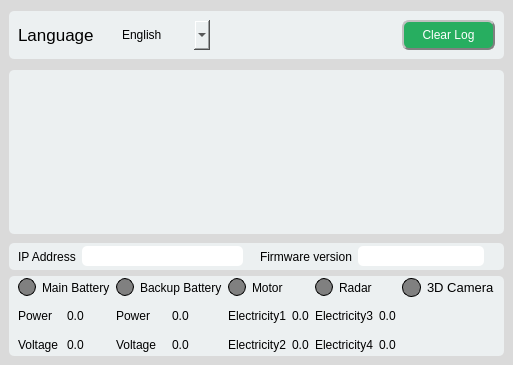
    <widget class="QWidget" name="widget_right" native="true">
     <property name="styleSheet">
      <string notr="true">background-color: rgb(218, 218, 218);
border-radius: 5px;</string>
     </property>
     <layout class="QVBoxLayout" name="verticalLayout_6" stretch="2,1">
      <property name="spacing">
       <number>9</number>
      </property>
      <property name="leftMargin">
       <number>9</number>
      </property>
      <property name="topMargin">
       <number>9</number>
      </property>
      <property name="rightMargin">
       <number>9</number>
      </property>
      <property name="bottomMargin">
       <number>9</number>
      </property>
      <item>
       <widget class="QWidget" name="widget_3" native="true">
        <layout class="QVBoxLayout" name="verticalLayout_8" stretch="0,8">
         <property name="spacing">
          <number>11</number>
         </property>
         <property name="leftMargin">
          <number>0</number>
         </property>
         <property name="topMargin">
          <number>2</number>
         </property>
         <property name="rightMargin">
          <number>0</number>
         </property>
         <property name="bottomMargin">
          <number>0</number>
         </property>
         <item>
          <widget class="QWidget" name="widget" native="true">
           <property name="styleSheet">
            <string notr="true">background-color: rgb(236, 240, 241);</string>
           </property>
           <layout class="QHBoxLayout" name="horizontalLayout_12" stretch="1,1,2,1">
            <item>
             <widget class="QLabel" name="label_language">
              <property name="font">
               <font>
                <family>Arial</family>
                <pointsize>13</pointsize>
                <weight>50</weight>
                <italic>false</italic>
                <bold>false</bold>
               </font>
              </property>
              <property name="styleSheet">
               <string notr="true">background-color: rgb(255, 255, 255，200);</string>
              </property>
              <property name="text">
               <string>Language</string>
              </property>
             </widget>
            </item>
            <item>
             <widget class="QComboBox" name="language_selection">
              <property name="sizePolicy">
               <sizepolicy hsizetype="Preferred" vsizetype="Preferred">
                <horstretch>0</horstretch>
                <verstretch>0</verstretch>
               </sizepolicy>
              </property>
              <property name="minimumSize">
               <size>
                <width>0</width>
                <height>25</height>
               </size>
              </property>
              <property name="styleSheet">
               <string notr="true">\\ color:black;
\\ border:1px solid black;
\\ border-radius: 5px;</string>
              </property>
              <item>
               <property name="text">
                <string>English</string>
               </property>
              </item>
              <item>
               <property name="text">
                <string>Chinese</string>
               </property>
              </item>
             </widget>
            </item>
            <item>
             <spacer name="horizontalSpacer_2">
              <property name="orientation">
               <enum>Qt::Horizontal</enum>
              </property>
              <property name="sizeHint" stdset="0">
               <size>
                <width>40</width>
                <height>20</height>
               </size>
              </property>
             </spacer>
            </item>
            <item>
             <widget class="QPushButton" name="log_clear">
              <property name="minimumSize">
               <size>
                <width>0</width>
                <height>30</height>
               </size>
              </property>
              <property name="styleSheet">
               <string notr="true">QPushButton {
	background-color: rgb(39, 174, 96);
	color: rgb(255, 255, 255);
	border-radius: 7px;
	border: 2px groove gray;
	border-style: outset;
	font: 75 9pt &quot;Arial&quot;;
}
QPushButton:disabled {
	background-color:gray;
	color: rgb(255, 255, 255);
	border-radius: 7px;
	border: 2px groove gray;
	border-style: outset;
	font: 75 9pt &quot;Arial&quot;;
}
</string>
              </property>
              <property name="text">
               <string>Clear Log</string>
              </property>
             </widget>
            </item>
           </layout>
          </widget>
         </item>
         <item>
          <widget class="QTextBrowser" name="loggerLabel">
           <property name="styleSheet">
            <string notr="true">background-color: rgb(236, 240, 241);
border-radius: 5px;</string>
           </property>
          </widget>
         </item>
        </layout>
       </widget>
      </item>
      <item>
       <widget class="QWidget" name="widget_4" native="true">
        <property name="styleSheet">
         <string notr="true"/>
        </property>
        <layout class="QVBoxLayout" name="verticalLayout_14" stretch="1,3">
         <property name="leftMargin">
          <number>0</number>
         </property>
         <property name="topMargin">
          <number>0</number>
         </property>
         <property name="rightMargin">
          <number>0</number>
         </property>
         <property name="bottomMargin">
          <number>0</number>
         </property>
         <item>
          <widget class="QWidget" name="widget_11" native="true">
           <property name="styleSheet">
            <string notr="true">background-color: rgb(236, 240, 241);
border-radius: 5px;</string>
           </property>
           <layout class="QHBoxLayout" name="horizontalLayout_20" stretch="2,2">
            <property name="leftMargin">
             <number>9</number>
            </property>
            <property name="topMargin">
             <number>0</number>
            </property>
            <property name="rightMargin">
             <number>9</number>
            </property>
            <property name="bottomMargin">
             <number>0</number>
            </property>
            <item>
             <layout class="QHBoxLayout" name="horizontalLayout_14">
              <property name="rightMargin">
               <number>11</number>
              </property>
              <item>
               <widget class="QLabel" name="address">
                <property name="styleSheet">
                 <string notr="true">font: 10pt &quot;Arial&quot;;</string>
                </property>
                <property name="text">
                 <string>IP Address</string>
                </property>
               </widget>
              </item>
              <item>
               <widget class="QLineEdit" name="ip_address_edit">
                <property name="enabled">
                 <bool>true</bool>
                </property>
                <property name="minimumSize">
                 <size>
                  <width>0</width>
                  <height>20</height>
                 </size>
                </property>
                <property name="styleSheet">
                 <string notr="true">background-color: rgb(255, 255, 255);</string>
                </property>
                <property name="text">
                 <string/>
                </property>
                <property name="readOnly">
                 <bool>true</bool>
                </property>
               </widget>
              </item>
             </layout>
            </item>
            <item>
             <layout class="QHBoxLayout" name="horizontalLayout_15">
              <property name="rightMargin">
               <number>11</number>
              </property>
              <item>
               <widget class="QLabel" name="label">
                <property name="styleSheet">
                 <string notr="true">font: 10pt &quot;Arial&quot;;</string>
                </property>
                <property name="text">
                 <string>Firmware version</string>
                </property>
               </widget>
              </item>
              <item>
               <widget class="QLineEdit" name="firmware_version_edit">
                <property name="enabled">
                 <bool>true</bool>
                </property>
                <property name="minimumSize">
                 <size>
                  <width>0</width>
                  <height>20</height>
                 </size>
                </property>
                <property name="styleSheet">
                 <string notr="true">background-color: rgb(255, 255, 255);</string>
                </property>
                <property name="text">
                 <string/>
                </property>
                <property name="readOnly">
                 <bool>true</bool>
                </property>
               </widget>
              </item>
             </layout>
            </item>
           </layout>
          </widget>
         </item>
         <item>
          <widget class="QWidget" name="widget_18" native="true">
           <property name="styleSheet">
            <string notr="true">background-color: rgb(236, 240, 241);
border-radius: 5px;</string>
           </property>
           <layout class="QGridLayout" name="gridLayout_2">
            <property name="leftMargin">
             <number>9</number>
            </property>
            <property name="topMargin">
             <number>0</number>
            </property>
            <property name="rightMargin">
             <number>9</number>
            </property>
            <property name="bottomMargin">
             <number>0</number>
            </property>
            <item row="1" column="1">
             <layout class="QHBoxLayout" name="horizontalLayout_32">
              <item>
               <widget class="QLabel" name="power_backup">
                <property name="styleSheet">
                 <string notr="true">font: 10pt &quot;Arial&quot;;</string>
                </property>
                <property name="text">
                 <string>Power</string>
                </property>
               </widget>
              </item>
              <item>
               <widget class="QLabel" name="backup_battery_power">
                <property name="styleSheet">
                 <string notr="true"/>
                </property>
                <property name="text">
                 <string>0.0</string>
                </property>
               </widget>
              </item>
             </layout>
            </item>
            <item row="0" column="1">
             <layout class="QHBoxLayout" name="horizontalLayout_31">
              <item>
               <widget class="QLabel" name="backup_battery_state">
                <property name="enabled">
                 <bool>false</bool>
                </property>
                <property name="minimumSize">
                 <size>
                  <width>18</width>
                  <height>18</height>
                 </size>
                </property>
                <property name="maximumSize">
                 <size>
                  <width>18</width>
                  <height>18</height>
                 </size>
                </property>
                <property name="styleSheet">
                 <string notr="true">QLabel {
	background-color:green;
	border-radius: 9px;
	border: 1px solid lightgreen;
}
QLabel:disabled {
	border-radius: 9px;
	background-color:grey;
	border: 1px solid
}</string>
                </property>
                <property name="text">
                 <string/>
                </property>
               </widget>
              </item>
              <item>
               <widget class="QLabel" name="backup_battery">
                <property name="styleSheet">
                 <string notr="true">font: 10pt &quot;Arial&quot;;</string>
                </property>
                <property name="text">
                 <string>Backup Battery</string>
                </property>
               </widget>
              </item>
             </layout>
            </item>
            <item row="1" column="2">
             <layout class="QHBoxLayout" name="horizontalLayout_7">
              <item>
               <widget class="QLabel" name="electricity_name1">
                <property name="styleSheet">
                 <string notr="true">font: 10pt &quot;Arial&quot;;</string>
                </property>
                <property name="text">
                 <string>Electricity1</string>
                </property>
               </widget>
              </item>
              <item>
               <widget class="QLabel" name="electricity_motor1">
                <property name="text">
                 <string>0.0</string>
                </property>
               </widget>
              </item>
             </layout>
            </item>
            <item row="0" column="0">
             <layout class="QHBoxLayout" name="horizontalLayout_21">
              <item>
               <widget class="QLabel" name="main_battery_state">
                <property name="enabled">
                 <bool>false</bool>
                </property>
                <property name="minimumSize">
                 <size>
                  <width>18</width>
                  <height>18</height>
                 </size>
                </property>
                <property name="maximumSize">
                 <size>
                  <width>18</width>
                  <height>18</height>
                 </size>
                </property>
                <property name="styleSheet">
                 <string notr="true">QLabel {
	background-color:green;
	border-radius: 9px;
	border: 1px solid lightgreen;
}
QLabel:disabled {
	border-radius: 9px;
	background-color:grey;
	border: 1px solid
}</string>
                </property>
                <property name="text">
                 <string/>
                </property>
               </widget>
              </item>
              <item>
               <widget class="QLabel" name="main_battery">
                <property name="styleSheet">
                 <string notr="true">font: 10pt &quot;Arial&quot;;</string>
                </property>
                <property name="text">
                 <string>Main Battery</string>
                </property>
               </widget>
              </item>
             </layout>
            </item>
            <item row="1" column="3">
             <layout class="QHBoxLayout" name="horizontalLayout_16">
              <item>
               <widget class="QLabel" name="electricity_name_3">
                <property name="styleSheet">
                 <string notr="true">font: 10pt &quot;Arial&quot;;</string>
                </property>
                <property name="text">
                 <string>Electricity3</string>
                </property>
               </widget>
              </item>
              <item>
               <widget class="QLabel" name="electricity_motor3">
                <property name="text">
                 <string>0.0</string>
                </property>
               </widget>
              </item>
             </layout>
            </item>
            <item row="2" column="2">
             <layout class="QHBoxLayout" name="horizontalLayout_11">
              <item>
               <widget class="QLabel" name="electricity_name_2">
                <property name="styleSheet">
                 <string notr="true">font: 10pt &quot;Arial&quot;;</string>
                </property>
                <property name="text">
                 <string>Electricity2</string>
                </property>
               </widget>
              </item>
              <item>
               <widget class="QLabel" name="electricity_motor2">
                <property name="text">
                 <string>0.0</string>
                </property>
               </widget>
              </item>
             </layout>
            </item>
            <item row="2" column="0">
             <layout class="QHBoxLayout" name="horizontalLayout_23">
              <item>
               <widget class="QLabel" name="voltage">
                <property name="styleSheet">
                 <string notr="true">font: 10pt &quot;Arial&quot;;</string>
                </property>
                <property name="text">
                 <string>Voltage</string>
                </property>
               </widget>
              </item>
              <item>
               <widget class="QLabel" name="main_battery_voltage">
                <property name="styleSheet">
                 <string notr="true"/>
                </property>
                <property name="text">
                 <string>0.0</string>
                </property>
               </widget>
              </item>
             </layout>
            </item>
            <item row="0" column="3">
             <layout class="QHBoxLayout" name="horizontalLayout_24">
              <item>
               <widget class="QLabel" name="radar_status">
                <property name="enabled">
                 <bool>false</bool>
                </property>
                <property name="minimumSize">
                 <size>
                  <width>18</width>
                  <height>18</height>
                 </size>
                </property>
                <property name="maximumSize">
                 <size>
                  <width>18</width>
                  <height>18</height>
                 </size>
                </property>
                <property name="styleSheet">
                 <string notr="true">QLabel {
	background-color:green;
	border-radius: 9px;
	border: 1px solid lightgreen;
}
QLabel:disabled {
	border-radius: 9px;
	background-color:grey;
	border: 1px solid
}</string>
                </property>
                <property name="text">
                 <string/>
                </property>
               </widget>
              </item>
              <item>
               <widget class="QLabel" name="radar">
                <property name="styleSheet">
                 <string notr="true">font: 10pt &quot;Arial&quot;;</string>
                </property>
                <property name="text">
                 <string>Radar</string>
                </property>
               </widget>
              </item>
             </layout>
            </item>
            <item row="1" column="0">
             <layout class="QHBoxLayout" name="horizontalLayout_22">
              <item>
               <widget class="QLabel" name="electricity_main">
                <property name="styleSheet">
                 <string notr="true">font: 10pt &quot;Arial&quot;;</string>
                </property>
                <property name="text">
                 <string>Power</string>
                </property>
               </widget>
              </item>
              <item>
               <widget class="QLabel" name="main_battery_power">
                <property name="styleSheet">
                 <string notr="true"/>
                </property>
                <property name="text">
                 <string>0.0</string>
                </property>
               </widget>
              </item>
             </layout>
            </item>
            <item row="2" column="3">
             <layout class="QHBoxLayout" name="horizontalLayout_18">
              <item>
               <widget class="QLabel" name="electricity_name_4">
                <property name="styleSheet">
                 <string notr="true">font: 10pt &quot;Arial&quot;;</string>
                </property>
                <property name="text">
                 <string>Electricity4</string>
                </property>
               </widget>
              </item>
              <item>
               <widget class="QLabel" name="electricity_motor4">
                <property name="text">
                 <string>0.0</string>
                </property>
               </widget>
              </item>
             </layout>
            </item>
            <item row="0" column="2">
             <layout class="QHBoxLayout" name="horizontalLayout_25">
              <item>
               <widget class="QLabel" name="motor_status">
                <property name="enabled">
                 <bool>false</bool>
                </property>
                <property name="minimumSize">
                 <size>
                  <width>18</width>
                  <height>18</height>
                 </size>
                </property>
                <property name="maximumSize">
                 <size>
                  <width>18</width>
                  <height>18</height>
                 </size>
                </property>
                <property name="styleSheet">
                 <string notr="true">QLabel {
	background-color:green;
	border-radius: 9px;
	border: 1px solid lightgreen;
}
QLabel:disabled {
	border-radius: 9px;
	background-color:grey;
	border: 1px solid
}</string>
                </property>
                <property name="text">
                 <string/>
                </property>
               </widget>
              </item>
              <item>
               <widget class="QLabel" name="motor">
                <property name="styleSheet">
                 <string notr="true">font: 10pt &quot;Arial&quot;;</string>
                </property>
                <property name="text">
                 <string>Motor</string>
                </property>
               </widget>
              </item>
             </layout>
            </item>
            <item row="2" column="1">
             <layout class="QHBoxLayout" name="horizontalLayout_33">
              <item>
               <widget class="QLabel" name="voltage_backup">
                <property name="styleSheet">
                 <string notr="true">font: 10pt &quot;Arial&quot;;</string>
                </property>
                <property name="text">
                 <string>Voltage</string>
                </property>
               </widget>
              </item>
              <item>
               <widget class="QLabel" name="backup_battery_voltage">
                <property name="styleSheet">
                 <string notr="true"/>
                </property>
                <property name="text">
                 <string>0.0</string>
                </property>
               </widget>
              </item>
             </layout>
            </item>
            <item row="0" column="4">
             <layout class="QHBoxLayout" name="camera_3d_layout">
              <property name="leftMargin">
               <number>0</number>
              </property>
              <property name="rightMargin">
               <number>0</number>
              </property>
              <item>
               <widget class="QLabel" name="camera_3d_status">
                <property name="enabled">
                 <bool>false</bool>
                </property>
                <property name="minimumSize">
                 <size>
                  <width>19</width>
                  <height>19</height>
                 </size>
                </property>
                <property name="maximumSize">
                 <size>
                  <width>19</width>
                  <height>19</height>
                 </size>
                </property>
                <property name="styleSheet">
                 <string notr="true">QLabel {
	background-color:green;
	border-radius: 9px;
	border: 1px solid lightgreen;
}
QLabel:disabled {
	border-radius: 9px;
	background-color:grey;
	border: 1px solid
}</string>
                </property>
                <property name="text">
                 <string/>
                </property>
               </widget>
              </item>
              <item>
               <widget class="QLabel" name="label_5">
                <property name="font">
                 <font>
                  <pointsize>10</pointsize>
                 </font>
                </property>
                <property name="text">
                 <string>3D Camera</string>
                </property>
               </widget>
              </item>
             </layout>
            </item>
           </layout>
          </widget>
         </item>
        </layout>
       </widget>
      </item>
     </layout>
    </widget>
